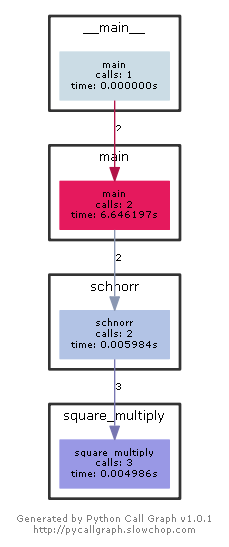

This figure's Python source:
from pycallgraph import Config
from pycallgraph import GlobbingFilter
from pycallgraph import PyCallGraph
from pycallgraph.output import GraphvizOutput

from hashlib import sha1


def square_multiply(a, n, m):
    t = a % m
    result = 1
    judge = 1
    while n > 0:
        if judge & n:
            result = (result * t) % m
        n = n >> 1
        t = (t * t) % m
    return result


def schnorr(m, p, q, a, mode, KEY, link):
    if mode == 'Sign':
        k = link[0]
        r = square_multiply(a, k, p)
        e = int(sha1((m + str(r)).encode('utf-8')).hexdigest(), 16)
        s = (k + KEY * e) % q
        return e, s
    elif mode == 'Vrfy':
        e = link[0]
        s = link[1]
        r = (square_multiply(a, s, p) * square_multiply(KEY, e, p)) % p
        hash = int(sha1((m + str(r)).encode('utf-8')).hexdigest(), 16)
        if hash == e:
            return True
        else:
            return False

    else:
        print('mode wrong!')
        return None


def main():
    p = int(input().strip())
    q = int(input().strip())
    a = int(input().strip())
    m = input().strip()

    mode = input().strip()

    if mode == 'Sign':
        x = int(input().strip())
        k = int(input().strip())
        ans1, ans2 = schnorr(m, p, q, a, mode, x, [k])
        print(ans1, ans2)
    elif mode == 'Vrfy':
        v = int(input().strip())
        link = input().strip().split()
        e = int(link[0])
        s = int(link[1])
        ans = schnorr(m, p, q, a, mode, v, [e, s])
        print(ans)
    else:
        print('mode wrong!')
        return None


if __name__ == "__main__":
    ############################################################################
    '''
        生成函数调用图
    '''
    config = Config()
    config.trace_filter = GlobbingFilter(
        include=[
            '*'
        ]
    )
    config.trace_filter = GlobbingFilter(
        exclude=['pycallgraph.*']
    )
    ############################################################################

    graphviz = GraphvizOutput()
    graphviz.output_file = 'Schnorr.png'
    with PyCallGraph(output=graphviz, config=config):
        main()
        main()
